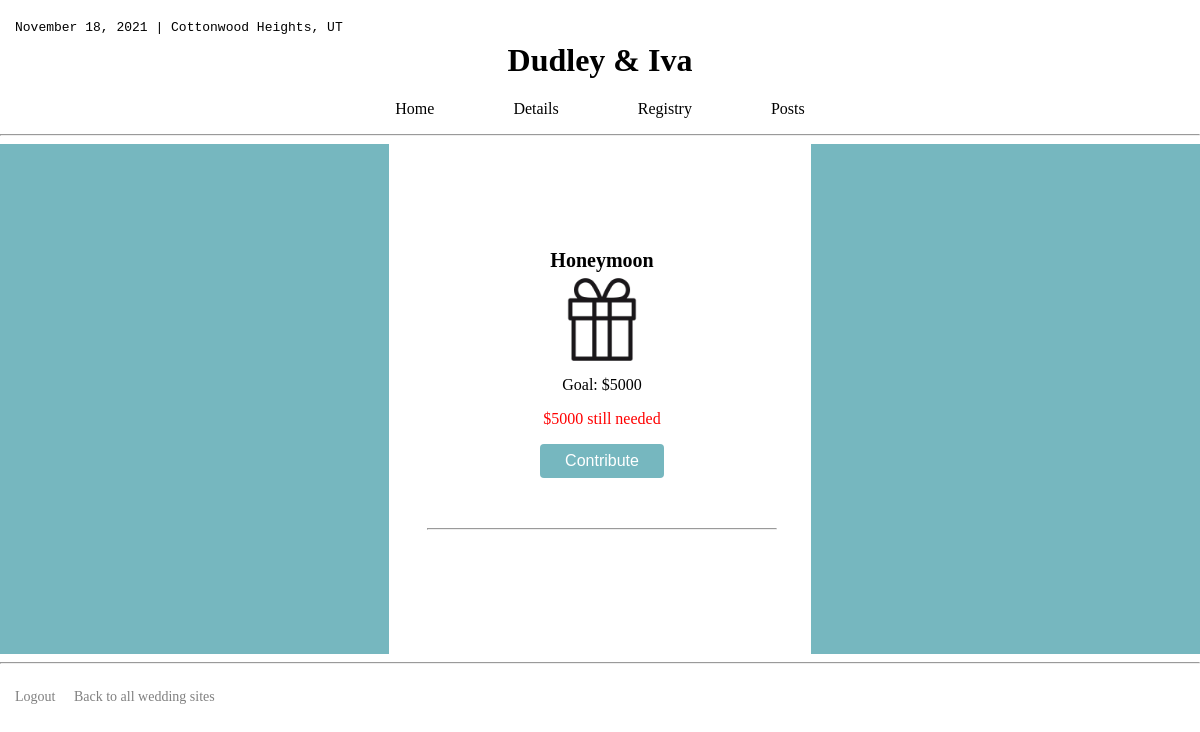
Page /registry/39 (signed in) on the committed database.
### wedding_app/models.py (models this page shows)
class Wedding(models.Model):
    sfname = models.CharField(max_length=255)
    slname = models.CharField(max_length=255)
    cvenue = models.CharField(max_length=255, null=True)
    caddress = models.CharField(max_length=255)
    ccity = models.CharField(max_length=255)
    cstate = models.CharField(max_length=255)
    cdate = models.DateField()
    ctime = models.TimeField()
    czip = models.IntegerField(null=True)
    rvenue = models.CharField(max_length=255, null=True)
    raddress = models.CharField(max_length=255)
    rcity = models.CharField(max_length=255)
    rstate = models.CharField(max_length=255)
    rdate = models.DateField(null=True)
    rzip = models.IntegerField(null=True)
    rtime = models.TimeField()
    image = models.ImageField(upload_to='weddings', null=True)
    description = models.CharField(max_length=1000, null=True)
    wedding_owner = models.ForeignKey('User', related_name="wedding_created", on_delete=models.CASCADE, null=True)
    objects = WeddingManager()

class User(models.Model):
    fname = models.CharField(max_length=255)
    lname = models.CharField(max_length=255)
    email = models.CharField(max_length=255)
    password = models.CharField(max_length=255)
    confirm = models.CharField(max_length=255)
    created_at = models.DateTimeField(auto_now_add=True)
    updated_at = models.DateTimeField(auto_now=True)
    objects = UserManager()

class Registry(models.Model):
    funame = models.CharField(max_length=255, null=True)
    goal = models.IntegerField(null=True)
    remaining_balance = models.IntegerField(null=True)
    registry_owner = models.ForeignKey('User', related_name="registry_created", on_delete=models.CASCADE, null=True)
    created_at = models.DateTimeField(auto_now_add=True, null=True)
    updated_at = models.DateTimeField(auto_now=True, null=True)
    objects = RegistryManager()

### wedding_app/views.py (the view)
# urls.py: path('registry/<int:user_id>', views.registry),
def registry(request, user_id):
    if 'user_id' not in request.session:
        return redirect('/')
    user = User.objects.get(id=user_id)
    this_user = User.objects.get(id=request.session['user_id'])
    context = {
        "user": user,
        "this_user": this_user,
        "weddings": Wedding.objects.all(),
        "registries": Registry.objects.all()
    }
    return render(request, 'registry.html', context)

### wedding_app/templates/registry.html (shortened to what this page needs)
<!DOCTYPE html>
<html lang="en">
<head>
    {% load static %}
    <link rel="stylesheet" href="{% static 'css/style.css' %}">
</head>
<body>
    <div class="wrapper">
        <div class="container">
            <div class="dheader">
                {% for wedding in weddings %}
                    {% if user.id == wedding.wedding_owner.id %}
                        {{wedding.cdate|date:"F d, Y" }} |
                        {{wedding.ccity}}, {{wedding.cstate}}
            </div>
            <h1 class="title">{{user.fname}} & {{wedding.sfname}}</h1>
            <div class="links">
                <p><a href="/wedding/{{user.id}}">Home</a>
                <a href="/details/{{user.id}}">Details</a>
                <a href = "/registry/{{user.id}}">Registry</a>
                    <a href="/posts/{{user.id}}">Posts</a>
                    {% endif %}
                {% endfor %}
            </div>
            <hr class="hr">
            <div class="registry_container">
                <div class="registry">
                    {% for registry in registries %}
                        {% if registry.registry_owner.id == user.id %}
                            <div class="reg_blocks">
                                    {% if registry.remaining_balance <= 0 %}
                                    <span class="funame">{{registry.funame}}</span>
                                    <br><img class="detailimg" src="{% static "images/check.png" %}" alt="check">
                                    {% else %}
                                    <span class="funame">{{registry.funame}}</span>
                                    <br><img class="detailimg" src="{% static "images/gift.webp" %}" alt="git">
                                    {% endif %}
                                    {% if registry.remaining_balance <= 0 %}
                                        <br>Goal: ${{registry.goal}}
                                        <p class="no_balance">$0 still needed</p>
                                        <p class="no_balance">Purchased!</p>
                                    {% else %}
                                        <br>Goal: ${{registry.goal}}
                                        <p class="remaining_balance">${{ registry.remaining_balance }} still needed</p>
                                        <p><a href="/contribute/{{registry.id}}"><button class="contribute_button">Contribute</button></a></p>
                                    {% endif %}
                                    <hr class="hr_below">
                            </div>
                        {% endif %}
                    {% endfor %}
                </div>
            </div>
            <hr>
            <div class="footer_links">
                <a href="/logout" class="logout">Logout</a>
                <a href= "/home" class="home">Back to all wedding sites</a>
            </div>
        </div>
    </div>
</body>
</html>

### wedding_app/static/css/style.css (style rules this page uses)
body { padding: 0; margin: 0; }
.wrapper { width: 100%; }
.container { width: 100%; }
.dheader { margin-left: 15px; padding-top: 20px; font-family: "Courier New", Courier, monospace; font-size: 13px; }
button { cursor: pointer; }
.title { margin-top: 7px; text-align: center; font-family: 'Darleston', 'Papyrus', 'sans-serif'; }
.links { font-family: 'Darleston', 'Papyrus', 'sans-serif'; text-align: center; word-spacing: 75px; }
a { color: black; }
a:link { text-decoration: none; }
.footer_links { font-size: 14px; margin-left: 15px; margin-top: 25px; margin-bottom: 15px; }
.logout { color: gray; margin-right: 15px; }
.home { color:grey }
.detailimg { width: 100px }
.hr { margin-top: 15px; }
.registry_container { text-align:center; width:100%; min-height: 510px; background-color: #76B7BF; align-content: center; align-items: center; }
.registry { border-left: 5px; border-right: 5px; width: 350px; min-height: 510px; padding-left: 3%; padding-right: 3%; margin: 0 auto; display: grid; place-items: center; grid-template-areas: "reg_blocks"; background-color: white; }
.reg_blocks { margin: 2px; width:350px; height:300px; grid-area: "reg_blocks"; }
.funame { font-weight: bold; font-size: 20px; }
.contribute_button { background-color: #76B7BF; border: none; color: white; padding: 8px 25px; text-align: center; text-decoration: none; border-radius: 4px; font-size: 16px; }
.hr_below { margin-top: 50px; }
.remaining_balance { color: red; }

### rows in the picture
Wedding: cdate "November 18, 2021", ccity "Cottonwood Heights", cstate "UT", sfname "Iva"
User: fname "Dudley"
Registry: funame "Honeymoon", goal "5000", remaining_balance "5000"
